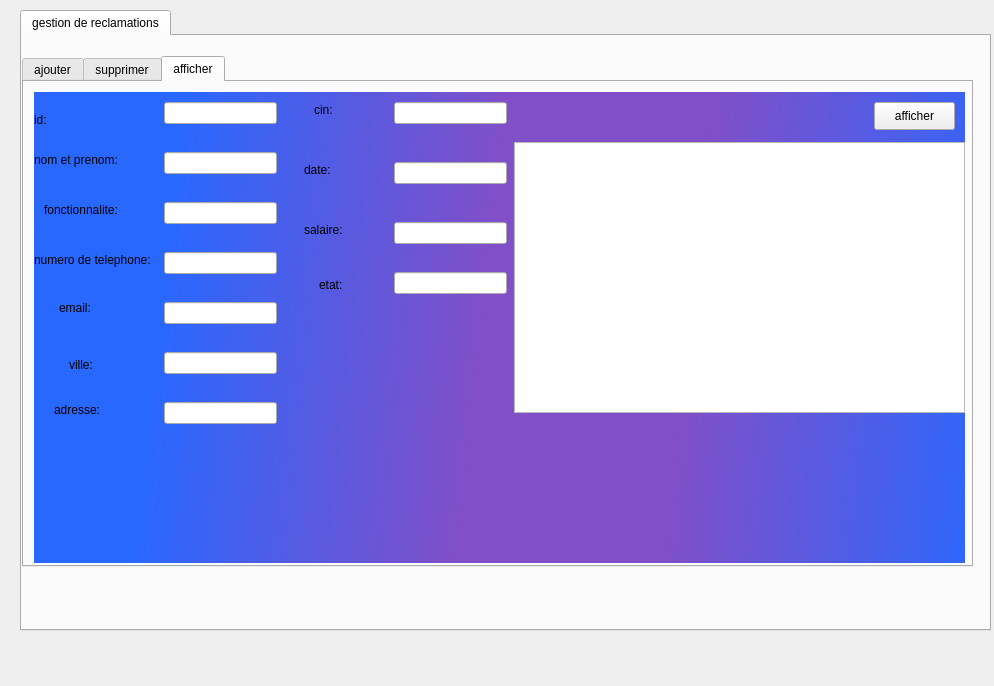
<?xml version="1.0" encoding="UTF-8"?>
<ui version="4.0">
 <class>windowreclamation</class>
 <widget class="QDialog" name="windowreclamation">
  <property name="geometry">
   <rect>
    <x>0</x>
    <y>0</y>
    <width>994</width>
    <height>686</height>
   </rect>
  </property>
  <property name="windowTitle">
   <string>Dialog</string>
  </property>
  <widget class="QTabWidget" name="tabWidget">
   <property name="geometry">
    <rect>
     <x>20</x>
     <y>10</y>
     <width>971</width>
     <height>621</height>
    </rect>
   </property>
   <property name="currentIndex">
    <number>0</number>
   </property>
   <widget class="QWidget" name="tab_2">
    <attribute name="title">
     <string>gestion de reclamations</string>
    </attribute>
    <widget class="QTabWidget" name="tabWidget_3">
     <property name="geometry">
      <rect>
       <x>0</x>
       <y>20</y>
       <width>951</width>
       <height>511</height>
      </rect>
     </property>
     <property name="currentIndex">
      <number>2</number>
     </property>
     <widget class="QWidget" name="tab_7">
      <attribute name="title">
       <string>ajouter</string>
      </attribute>
      <widget class="QLabel" name="label_11">
       <property name="geometry">
        <rect>
         <x>40</x>
         <y>50</y>
         <width>56</width>
         <height>16</height>
        </rect>
       </property>
       <property name="text">
        <string>id:</string>
       </property>
      </widget>
      <widget class="QLabel" name="label_13">
       <property name="geometry">
        <rect>
         <x>30</x>
         <y>120</y>
         <width>56</width>
         <height>16</height>
        </rect>
       </property>
       <property name="text">
        <string>titre:</string>
       </property>
      </widget>
      <widget class="QLabel" name="label_14">
       <property name="geometry">
        <rect>
         <x>30</x>
         <y>180</y>
         <width>56</width>
         <height>16</height>
        </rect>
       </property>
       <property name="text">
        <string>corps:</string>
       </property>
      </widget>
      <widget class="QLabel" name="label_15">
       <property name="geometry">
        <rect>
         <x>20</x>
         <y>290</y>
         <width>91</width>
         <height>16</height>
        </rect>
       </property>
       <property name="text">
        <string>id_personnel:</string>
       </property>
      </widget>
      <widget class="QPushButton" name="ajouter_rec">
       <property name="geometry">
        <rect>
         <x>380</x>
         <y>390</y>
         <width>93</width>
         <height>28</height>
        </rect>
       </property>
       <property name="text">
        <string>ajouter</string>
       </property>
      </widget>
      <widget class="QLineEdit" name="idr_ajout">
       <property name="geometry">
        <rect>
         <x>120</x>
         <y>40</y>
         <width>113</width>
         <height>22</height>
        </rect>
       </property>
      </widget>
      <widget class="QTextEdit" name="corps">
       <property name="geometry">
        <rect>
         <x>120</x>
         <y>170</y>
         <width>211</width>
         <height>87</height>
        </rect>
       </property>
      </widget>
      <widget class="QComboBox" name="id_per">
       <property name="geometry">
        <rect>
         <x>150</x>
         <y>290</y>
         <width>73</width>
         <height>22</height>
        </rect>
       </property>
      </widget>
      <widget class="QLineEdit" name="titre">
       <property name="geometry">
        <rect>
         <x>120</x>
         <y>110</y>
         <width>113</width>
         <height>22</height>
        </rect>
       </property>
      </widget>
      <widget class="QLabel" name="label_1">
       <property name="geometry">
        <rect>
         <x>10</x>
         <y>20</y>
         <width>941</width>
         <height>451</height>
        </rect>
       </property>
       <property name="styleSheet">
        <string notr="true">background-color: qlineargradient(spread:pad, x1:0.338235, y1:0.006, x2:1, y2:1, stop:0.205882 rgba(141, 100, 200, 255), stop:1 rgba(112, 165, 255, 255));
background-color: qconicalgradient(cx:0.618, cy:0.829682, angle:75.2, stop:0 rgba(74, 94, 234, 255), stop:0.779412 rgba(124, 89, 220, 255));
border-color: rgb(255, 255, 255);
background-color: qlineargradient(spread:reflect, x1:0.859, y1:0.402591, x2:0.083, y2:0.142, stop:0.205882 rgba(129, 79, 200, 255), stop:0.877451 rgba(40, 104, 255, 255));
background-color: qlineargradient(spread:reflect, x1:0.609, y1:0.17, x2:0.083, y2:0.142, stop:0.205882 rgba(129, 79, 200, 255), stop:0.877451 rgba(40, 104, 255, 255));
</string>
       </property>
       <property name="text">
        <string/>
       </property>
      </widget>
      <zorder>label_1</zorder>
      <zorder>label_11</zorder>
      <zorder>label_13</zorder>
      <zorder>label_14</zorder>
      <zorder>label_15</zorder>
      <zorder>ajouter_rec</zorder>
      <zorder>idr_ajout</zorder>
      <zorder>corps</zorder>
      <zorder>id_per</zorder>
      <zorder>titre</zorder>
     </widget>
     <widget class="QWidget" name="tab_8">
      <attribute name="title">
       <string>supprimer</string>
      </attribute>
      <widget class="QLabel" name="label_16">
       <property name="geometry">
        <rect>
         <x>40</x>
         <y>60</y>
         <width>56</width>
         <height>16</height>
        </rect>
       </property>
       <property name="text">
        <string>id:</string>
       </property>
      </widget>
      <widget class="QLineEdit" name="supp_rec">
       <property name="geometry">
        <rect>
         <x>70</x>
         <y>60</y>
         <width>113</width>
         <height>22</height>
        </rect>
       </property>
      </widget>
      <widget class="QPushButton" name="supp_rec_2">
       <property name="geometry">
        <rect>
         <x>160</x>
         <y>130</y>
         <width>93</width>
         <height>28</height>
        </rect>
       </property>
       <property name="text">
        <string>supprimer</string>
       </property>
      </widget>
      <widget class="QLabel" name="label_2">
       <property name="geometry">
        <rect>
         <x>10</x>
         <y>20</y>
         <width>911</width>
         <height>451</height>
        </rect>
       </property>
       <property name="styleSheet">
        <string notr="true">background-color: qlineargradient(spread:pad, x1:0.338235, y1:0.006, x2:1, y2:1, stop:0.205882 rgba(141, 100, 200, 255), stop:1 rgba(112, 165, 255, 255));
background-color: qconicalgradient(cx:0.618, cy:0.829682, angle:75.2, stop:0 rgba(74, 94, 234, 255), stop:0.779412 rgba(124, 89, 220, 255));
border-color: rgb(255, 255, 255);
background-color: qlineargradient(spread:reflect, x1:0.859, y1:0.402591, x2:0.083, y2:0.142, stop:0.205882 rgba(129, 79, 200, 255), stop:0.877451 rgba(40, 104, 255, 255));
background-color: qlineargradient(spread:reflect, x1:0.609, y1:0.17, x2:0.083, y2:0.142, stop:0.205882 rgba(129, 79, 200, 255), stop:0.877451 rgba(40, 104, 255, 255));
</string>
       </property>
       <property name="text">
        <string/>
       </property>
      </widget>
      <zorder>label_2</zorder>
      <zorder>label_16</zorder>
      <zorder>supp_rec</zorder>
      <zorder>supp_rec_2</zorder>
     </widget>
     <widget class="QWidget" name="tab_9">
      <attribute name="title">
       <string>afficher</string>
      </attribute>
      <widget class="QTableView" name="tab_rec">
       <property name="geometry">
        <rect>
         <x>490</x>
         <y>60</y>
         <width>451</width>
         <height>271</height>
        </rect>
       </property>
      </widget>
      <widget class="QLabel" name="label_17">
       <property name="geometry">
        <rect>
         <x>10</x>
         <y>30</y>
         <width>56</width>
         <height>16</height>
        </rect>
       </property>
       <property name="text">
        <string>id:</string>
       </property>
      </widget>
      <widget class="QLineEdit" name="text_id">
       <property name="geometry">
        <rect>
         <x>140</x>
         <y>20</y>
         <width>113</width>
         <height>22</height>
        </rect>
       </property>
       <property name="readOnly">
        <bool>true</bool>
       </property>
      </widget>
      <widget class="QLineEdit" name="text_nom">
       <property name="geometry">
        <rect>
         <x>140</x>
         <y>70</y>
         <width>113</width>
         <height>22</height>
        </rect>
       </property>
       <property name="readOnly">
        <bool>true</bool>
       </property>
      </widget>
      <widget class="QLineEdit" name="text_fonc">
       <property name="geometry">
        <rect>
         <x>140</x>
         <y>120</y>
         <width>113</width>
         <height>22</height>
        </rect>
       </property>
       <property name="readOnly">
        <bool>true</bool>
       </property>
      </widget>
      <widget class="QLineEdit" name="text_tel">
       <property name="geometry">
        <rect>
         <x>140</x>
         <y>170</y>
         <width>113</width>
         <height>22</height>
        </rect>
       </property>
       <property name="readOnly">
        <bool>true</bool>
       </property>
      </widget>
      <widget class="QLineEdit" name="text_mail">
       <property name="geometry">
        <rect>
         <x>140</x>
         <y>220</y>
         <width>113</width>
         <height>22</height>
        </rect>
       </property>
       <property name="readOnly">
        <bool>true</bool>
       </property>
      </widget>
      <widget class="QLineEdit" name="text_ville">
       <property name="geometry">
        <rect>
         <x>140</x>
         <y>270</y>
         <width>113</width>
         <height>22</height>
        </rect>
       </property>
       <property name="readOnly">
        <bool>true</bool>
       </property>
      </widget>
      <widget class="QLineEdit" name="text_ad">
       <property name="geometry">
        <rect>
         <x>140</x>
         <y>320</y>
         <width>113</width>
         <height>22</height>
        </rect>
       </property>
       <property name="readOnly">
        <bool>true</bool>
       </property>
      </widget>
      <widget class="QLineEdit" name="text_cin">
       <property name="geometry">
        <rect>
         <x>370</x>
         <y>20</y>
         <width>113</width>
         <height>22</height>
        </rect>
       </property>
       <property name="readOnly">
        <bool>true</bool>
       </property>
      </widget>
      <widget class="QLineEdit" name="text_sal">
       <property name="geometry">
        <rect>
         <x>370</x>
         <y>140</y>
         <width>113</width>
         <height>22</height>
        </rect>
       </property>
       <property name="readOnly">
        <bool>true</bool>
       </property>
      </widget>
      <widget class="QLineEdit" name="text_etat">
       <property name="geometry">
        <rect>
         <x>370</x>
         <y>190</y>
         <width>113</width>
         <height>22</height>
        </rect>
       </property>
       <property name="readOnly">
        <bool>true</bool>
       </property>
      </widget>
      <widget class="QLabel" name="label_18">
       <property name="geometry">
        <rect>
         <x>10</x>
         <y>70</y>
         <width>111</width>
         <height>16</height>
        </rect>
       </property>
       <property name="text">
        <string>nom et prenom:</string>
       </property>
      </widget>
      <widget class="QLabel" name="label_19">
       <property name="geometry">
        <rect>
         <x>20</x>
         <y>120</y>
         <width>91</width>
         <height>16</height>
        </rect>
       </property>
       <property name="text">
        <string>fonctionnalite:</string>
       </property>
      </widget>
      <widget class="QLabel" name="label_20">
       <property name="geometry">
        <rect>
         <x>10</x>
         <y>170</y>
         <width>131</width>
         <height>16</height>
        </rect>
       </property>
       <property name="text">
        <string>numero de telephone:</string>
       </property>
      </widget>
      <widget class="QLabel" name="label_21">
       <property name="geometry">
        <rect>
         <x>35</x>
         <y>216</y>
         <width>61</width>
         <height>20</height>
        </rect>
       </property>
       <property name="text">
        <string>email:</string>
       </property>
      </widget>
      <widget class="QLabel" name="label_22">
       <property name="geometry">
        <rect>
         <x>45</x>
         <y>275</y>
         <width>51</width>
         <height>16</height>
        </rect>
       </property>
       <property name="text">
        <string>ville:</string>
       </property>
      </widget>
      <widget class="QLabel" name="label_23">
       <property name="geometry">
        <rect>
         <x>30</x>
         <y>320</y>
         <width>56</width>
         <height>16</height>
        </rect>
       </property>
       <property name="text">
        <string>adresse:</string>
       </property>
      </widget>
      <widget class="QLabel" name="label_24">
       <property name="geometry">
        <rect>
         <x>290</x>
         <y>20</y>
         <width>56</width>
         <height>16</height>
        </rect>
       </property>
       <property name="text">
        <string>cin:</string>
       </property>
      </widget>
      <widget class="QLabel" name="label_25">
       <property name="geometry">
        <rect>
         <x>280</x>
         <y>80</y>
         <width>56</width>
         <height>16</height>
        </rect>
       </property>
       <property name="text">
        <string>date:</string>
       </property>
      </widget>
      <widget class="QLabel" name="label_26">
       <property name="geometry">
        <rect>
         <x>280</x>
         <y>140</y>
         <width>56</width>
         <height>16</height>
        </rect>
       </property>
       <property name="text">
        <string>salaire:</string>
       </property>
      </widget>
      <widget class="QLabel" name="label_27">
       <property name="geometry">
        <rect>
         <x>295</x>
         <y>195</y>
         <width>51</width>
         <height>16</height>
        </rect>
       </property>
       <property name="text">
        <string>etat:</string>
       </property>
      </widget>
      <widget class="QLineEdit" name="text_date">
       <property name="geometry">
        <rect>
         <x>370</x>
         <y>80</y>
         <width>113</width>
         <height>22</height>
        </rect>
       </property>
       <property name="readOnly">
        <bool>true</bool>
       </property>
      </widget>
      <widget class="QPushButton" name="affichage_2">
       <property name="geometry">
        <rect>
         <x>850</x>
         <y>20</y>
         <width>81</width>
         <height>28</height>
        </rect>
       </property>
       <property name="text">
        <string>afficher</string>
       </property>
      </widget>
      <widget class="QLabel" name="label_28">
       <property name="geometry">
        <rect>
         <x>10</x>
         <y>10</y>
         <width>931</width>
         <height>471</height>
        </rect>
       </property>
       <property name="styleSheet">
        <string notr="true">background-color: qlineargradient(spread:pad, x1:0.338235, y1:0.006, x2:1, y2:1, stop:0.205882 rgba(141, 100, 200, 255), stop:1 rgba(112, 165, 255, 255));
background-color: qconicalgradient(cx:0.618, cy:0.829682, angle:75.2, stop:0 rgba(74, 94, 234, 255), stop:0.779412 rgba(124, 89, 220, 255));
border-color: rgb(255, 255, 255);
background-color: qlineargradient(spread:reflect, x1:0.859, y1:0.402591, x2:0.083, y2:0.142, stop:0.205882 rgba(129, 79, 200, 255), stop:0.877451 rgba(40, 104, 255, 255));
background-color: qlineargradient(spread:reflect, x1:0.609, y1:0.17, x2:0.083, y2:0.142, stop:0.205882 rgba(129, 79, 200, 255), stop:0.877451 rgba(40, 104, 255, 255));
</string>
       </property>
       <property name="text">
        <string/>
       </property>
      </widget>
      <zorder>label_28</zorder>
      <zorder>tab_rec</zorder>
      <zorder>label_17</zorder>
      <zorder>text_id</zorder>
      <zorder>text_nom</zorder>
      <zorder>text_fonc</zorder>
      <zorder>text_tel</zorder>
      <zorder>text_mail</zorder>
      <zorder>text_ville</zorder>
      <zorder>text_ad</zorder>
      <zorder>text_cin</zorder>
      <zorder>text_sal</zorder>
      <zorder>text_etat</zorder>
      <zorder>label_18</zorder>
      <zorder>label_19</zorder>
      <zorder>label_20</zorder>
      <zorder>label_21</zorder>
      <zorder>label_22</zorder>
      <zorder>label_23</zorder>
      <zorder>label_24</zorder>
      <zorder>label_25</zorder>
      <zorder>label_26</zorder>
      <zorder>label_27</zorder>
      <zorder>text_date</zorder>
      <zorder>affichage_2</zorder>
     </widget>
    </widget>
   </widget>
  </widget>
 </widget>
 <resources/>
 <connections/>
</ui>
